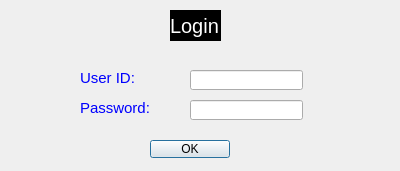
<?xml version="1.0" encoding="UTF-8"?>
<ui version="4.0">
 <class>login</class>
 <widget class="QDialog" name="login">
  <property name="geometry">
   <rect>
    <x>0</x>
    <y>0</y>
    <width>400</width>
    <height>171</height>
   </rect>
  </property>
  <property name="windowTitle">
   <string>Dialog</string>
  </property>
  <widget class="QLabel" name="label">
   <property name="geometry">
    <rect>
     <x>170</x>
     <y>10</y>
     <width>51</width>
     <height>31</height>
    </rect>
   </property>
   <property name="styleSheet">
    <string notr="true">QLabel{
font-size:20px;
color:white;
background:black;
}</string>
   </property>
   <property name="text">
    <string>Login</string>
   </property>
  </widget>
  <widget class="QLabel" name="label_2">
   <property name="geometry">
    <rect>
     <x>80</x>
     <y>70</y>
     <width>61</width>
     <height>16</height>
    </rect>
   </property>
   <property name="styleSheet">
    <string notr="true">QLabel{
font-size:15px;
color:blue;
}</string>
   </property>
   <property name="text">
    <string>User ID:</string>
   </property>
  </widget>
  <widget class="QLabel" name="label_3">
   <property name="geometry">
    <rect>
     <x>80</x>
     <y>100</y>
     <width>81</width>
     <height>16</height>
    </rect>
   </property>
   <property name="styleSheet">
    <string notr="true">QLabel{
font-size:15px;
color:blue;
}</string>
   </property>
   <property name="text">
    <string>Password:</string>
   </property>
  </widget>
  <widget class="QLineEdit" name="lineEdit">
   <property name="geometry">
    <rect>
     <x>190</x>
     <y>70</y>
     <width>113</width>
     <height>20</height>
    </rect>
   </property>
  </widget>
  <widget class="QLineEdit" name="lineEdit_2">
   <property name="geometry">
    <rect>
     <x>190</x>
     <y>100</y>
     <width>113</width>
     <height>20</height>
    </rect>
   </property>
  </widget>
  <widget class="QPushButton" name="pushButton">
   <property name="geometry">
    <rect>
     <x>150</x>
     <y>140</y>
     <width>80</width>
     <height>18</height>
    </rect>
   </property>
   <property name="text">
    <string>OK</string>
   </property>
  </widget>
 </widget>
 <resources/>
 <connections/>
</ui>
